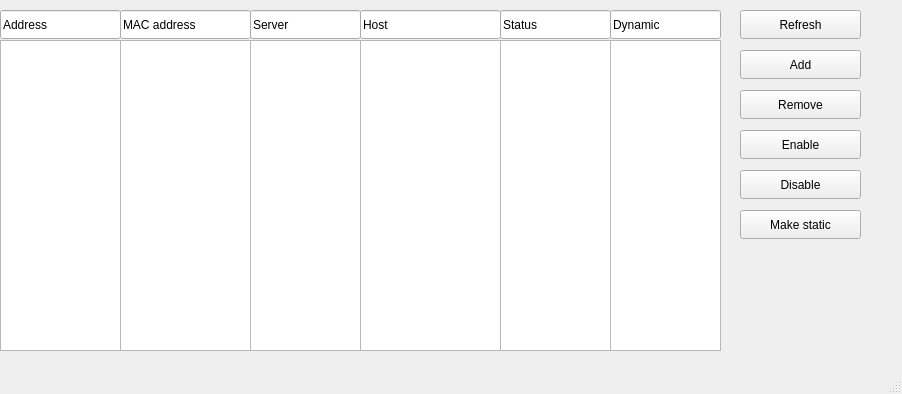
<?xml version="1.0" encoding="UTF-8"?>
<ui version="4.0">
 <class>MainWindow</class>
 <widget class="QMainWindow" name="MainWindow">
  <property name="geometry">
   <rect>
    <x>0</x>
    <y>0</y>
    <width>902</width>
    <height>394</height>
   </rect>
  </property>
  <property name="windowTitle">
   <string>DHCP assigned addresses</string>
  </property>
  <widget class="QWidget" name="centralwidget">
   <widget class="QListWidget" name="serverField">
    <property name="geometry">
     <rect>
      <x>250</x>
      <y>40</y>
      <width>111</width>
      <height>311</height>
     </rect>
    </property>
   </widget>
   <widget class="QLineEdit" name="version_2">
    <property name="geometry">
     <rect>
      <x>250</x>
      <y>10</y>
      <width>111</width>
      <height>29</height>
     </rect>
    </property>
    <property name="text">
     <string>Server</string>
    </property>
   </widget>
   <widget class="QLineEdit" name="package_2">
    <property name="geometry">
     <rect>
      <x>0</x>
      <y>10</y>
      <width>121</width>
      <height>29</height>
     </rect>
    </property>
    <property name="text">
     <string>Address</string>
    </property>
   </widget>
   <widget class="QPushButton" name="refreshButton">
    <property name="geometry">
     <rect>
      <x>740</x>
      <y>10</y>
      <width>121</width>
      <height>29</height>
     </rect>
    </property>
    <property name="text">
     <string>Refresh</string>
    </property>
   </widget>
   <widget class="QPushButton" name="addButton">
    <property name="geometry">
     <rect>
      <x>740</x>
      <y>50</y>
      <width>121</width>
      <height>29</height>
     </rect>
    </property>
    <property name="text">
     <string>Add</string>
    </property>
   </widget>
   <widget class="QListWidget" name="hostField">
    <property name="geometry">
     <rect>
      <x>360</x>
      <y>40</y>
      <width>141</width>
      <height>311</height>
     </rect>
    </property>
   </widget>
   <widget class="QListWidget" name="addressField">
    <property name="geometry">
     <rect>
      <x>0</x>
      <y>40</y>
      <width>121</width>
      <height>311</height>
     </rect>
    </property>
   </widget>
   <widget class="QLineEdit" name="version">
    <property name="geometry">
     <rect>
      <x>120</x>
      <y>10</y>
      <width>131</width>
      <height>29</height>
     </rect>
    </property>
    <property name="text">
     <string>MAC address</string>
    </property>
   </widget>
   <widget class="QListWidget" name="macField">
    <property name="geometry">
     <rect>
      <x>120</x>
      <y>40</y>
      <width>131</width>
      <height>311</height>
     </rect>
    </property>
   </widget>
   <widget class="QLineEdit" name="version_3">
    <property name="geometry">
     <rect>
      <x>360</x>
      <y>10</y>
      <width>141</width>
      <height>29</height>
     </rect>
    </property>
    <property name="text">
     <string>Host</string>
    </property>
   </widget>
   <widget class="QListWidget" name="statusField">
    <property name="geometry">
     <rect>
      <x>500</x>
      <y>40</y>
      <width>111</width>
      <height>311</height>
     </rect>
    </property>
   </widget>
   <widget class="QLineEdit" name="version_4">
    <property name="geometry">
     <rect>
      <x>500</x>
      <y>10</y>
      <width>111</width>
      <height>29</height>
     </rect>
    </property>
    <property name="text">
     <string>Status</string>
    </property>
   </widget>
   <widget class="QLineEdit" name="version_5">
    <property name="geometry">
     <rect>
      <x>610</x>
      <y>10</y>
      <width>111</width>
      <height>29</height>
     </rect>
    </property>
    <property name="text">
     <string>Dynamic</string>
    </property>
   </widget>
   <widget class="QListWidget" name="dynamicField">
    <property name="geometry">
     <rect>
      <x>610</x>
      <y>40</y>
      <width>111</width>
      <height>311</height>
     </rect>
    </property>
   </widget>
   <widget class="QPushButton" name="removeButton">
    <property name="geometry">
     <rect>
      <x>740</x>
      <y>90</y>
      <width>121</width>
      <height>29</height>
     </rect>
    </property>
    <property name="text">
     <string>Remove</string>
    </property>
   </widget>
   <widget class="QPushButton" name="enableButton">
    <property name="geometry">
     <rect>
      <x>740</x>
      <y>130</y>
      <width>121</width>
      <height>29</height>
     </rect>
    </property>
    <property name="text">
     <string>Enable</string>
    </property>
   </widget>
   <widget class="QPushButton" name="disableButton">
    <property name="geometry">
     <rect>
      <x>740</x>
      <y>170</y>
      <width>121</width>
      <height>29</height>
     </rect>
    </property>
    <property name="text">
     <string>Disable</string>
    </property>
   </widget>
   <widget class="QPushButton" name="staticButton">
    <property name="geometry">
     <rect>
      <x>740</x>
      <y>210</y>
      <width>121</width>
      <height>29</height>
     </rect>
    </property>
    <property name="text">
     <string>Make static</string>
    </property>
   </widget>
  </widget>
  <widget class="QStatusBar" name="statusbar"/>
 </widget>
 <resources/>
 <connections/>
</ui>
